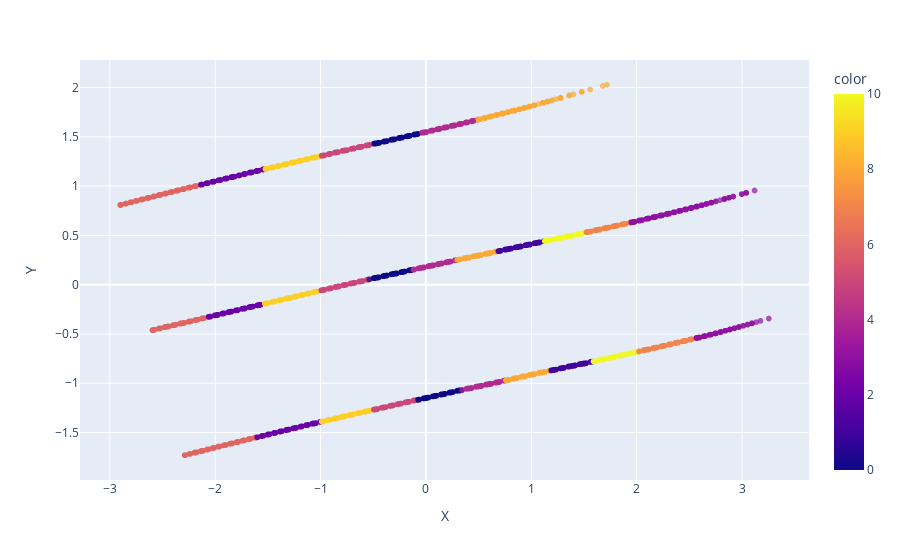

Here is the notebook cell this chart was saved with:
### Code cell
fig = px.scatter(
    x=data_tranform_2D[:, 0], y=data_tranform_2D[:, 1],
    color=labels,
    size_max=5, 
    opacity=0.7,
    labels={'x':'X', 'y':'Y'},)

fig.show()

### Figure 1 — Plotly figure (JSON) as saved in the notebook; plotly's stock layout.template omitted (floating-point values rounded to 4 significant figures; data arrays with more than 128 entries replaced by an {"elided": "..."} marker saying what was removed)
{"data": [{"hovertemplate": "X=%{x}<br>Y=%{y}<br>color=%{marker.color}<extra></extra>", "legendgroup": "", "marker": {"color": {"elided": "6186 int values"}, "coloraxis": "coloraxis", "opacity": 0.7, "symbol": "circle"}, "mode": "markers", "name": "", "showlegend": false, "type": "scattergl", "x": {"elided": "6186 float values"}, "xaxis": "x", "y": {"elided": "6186 float values"}, "yaxis": "y"}], "layout": {"autosize": true, "coloraxis": {"colorbar": {"title": {"text": "color"}}, "colorscale": [[0, "#0d0887"], [0.1111, "#46039f"], [0.2222, "#7201a8"], [0.3333, "#9c179e"], [0.4444, "#bd3786"], [0.5556, "#d8576b"], [0.6667, "#ed7953"], [0.7778, "#fb9f3a"], [0.8889, "#fdca26"], [1, "#f0f921"]]}, "legend": {"tracegroupgap": 0}, "margin": {"t": 60}, "xaxis": {"anchor": "y", "autorange": true, "domain": [0, 1], "range": [-3.301, 3.653], "title": {"text": "X"}, "type": "linear"}, "yaxis": {"anchor": "x", "autorange": true, "domain": [0, 1], "range": [-2.021, 2.32], "title": {"text": "Y"}, "type": "linear"}}}
